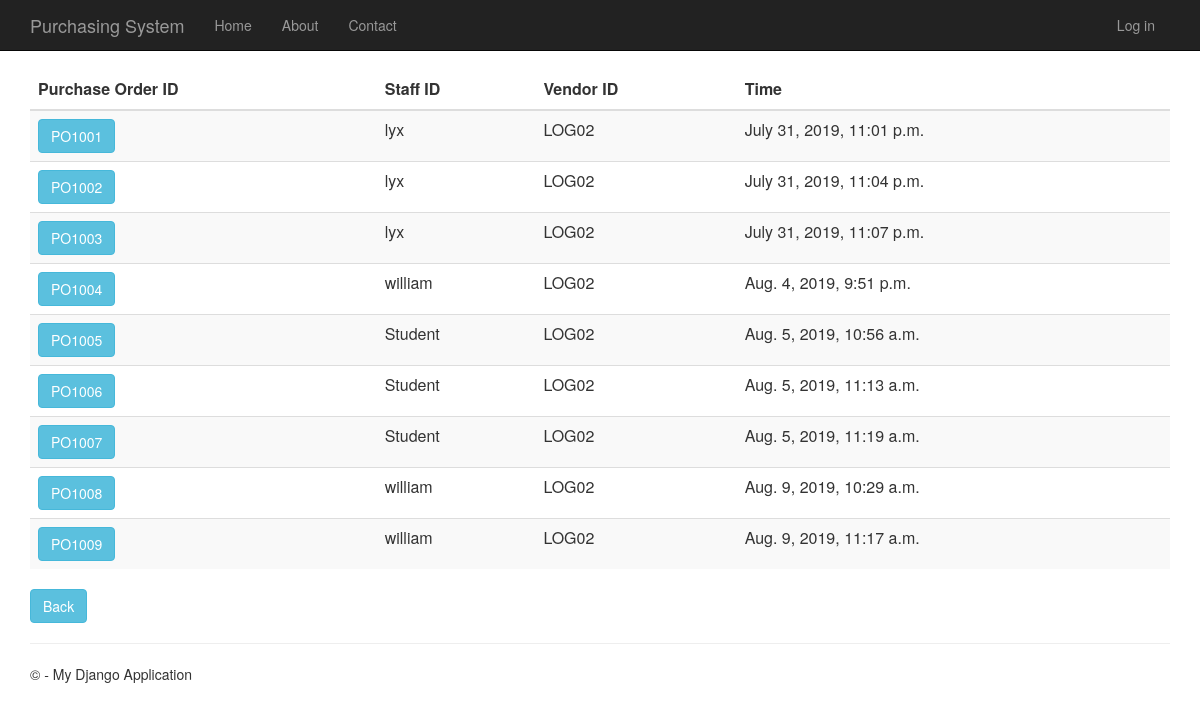
Screenshot of /purchaseorderhistory with the database file from the repository.
### PurchaseOrder/models.py (models this page shows, shortened)
class PurchaseOrder(models.Model):
    purchase_order_id = models.CharField(primary_key=True, max_length=10)
    shipping_instructions = models.TextField()
    time_created = models.DateTimeField()
    description = models.TextField(null=True,default=None, blank=True)
    total_price = models.DecimalField(max_digits=10, decimal_places=2, default=Decimal('0.00'))
    person_id = models.ForeignKey(Person)
    vendor_id = models.ForeignKey(Vendor)
    quotation_id = models.OneToOneField(Quotation)

### app/models.py (models this page shows, shortened)
class Person(models.Model):
    user_id = models.OneToOneField(User)
    person_id = models.CharField(primary_key=True, max_length=10)
    person_name = models.TextField()
    person_address = models.TextField()
    person_phone_number = models.TextField()
    person_role = models.TextField(default = 'MANAGER')

class Vendor(models.Model):
    vendor_id = models.CharField(primary_key=True, max_length=10)
    vendor_name = models.TextField()
    vendor_phone_number = models.TextField()
    vendor_address = models.TextField()
    vendor_email = models.TextField()
    def __str__(self):
        return str(self.vendor_id)

### PurchaseOrder/views.py (the view)
# urls.py: url(r'^purchaseorderhistory', PurchaseOrder.views.purchaseorderhistory, name="purchase_order_history"),
def purchaseorderhistory(request):
    purchase_orders = PurchaseOrder.objects.all()
    context = {
            'title':'Purchase Order History',
            'rows':purchase_orders
        }
    return render(request,'PurchaseOrder/purchaseorderhistory.html',context)

### PurchaseOrder/templates/PurchaseOrder/purchaseorderhistory.html
{% extends "app/layout.html" %}
{% block content %}
<div class="purcahseorderhistory margintop" >
    <form action="purchaseorderhistorydetails" method="GET">
        <table class="table table-striped margintop">
          <thead>
            <tr>
              <th scope="col" class="fontlabel">Purchase Order ID</th>
              <th scope="col" class="fontlabel">Staff ID</th>
              <th scope="col" class="fontlabel">Vendor ID</th>
              <th scope="col" class="fontlabel">Time</th>
            </tr>
          </thead>
          <tbody>
              {% for r in rows %}
            <tr>
                 <td><button type="submit" name="po_id" value="{{r.purchase_order_id}}" class="btn btn-info" >{{r.purchase_order_id}}</button></td>
                 <td>{{r.person_id.person_id}}</td>
                 <td>{{r.vendor_id}}</td>
                 <td>{{r.time_created}}</td>
            </tr>
              {% endfor %}
          </tbody>
        </table>
    </form>
    <form action="menu">
        <div class="margintop">
            <button type="submit" class="btn btn-info" >Back</button>
        </div>
    </form>
</div>
{% endblock %}

### app/static/app/content/site.css (style rules this page uses)
body { padding-top: 50px; padding-bottom: 20px; }

### rows the page displays
PurchaseOrder: purchase_order_id "PO1001", person_id.person_id "lyx", vendor_id "LOG02", time_created "July 31, 2019, 11:01 p.m."
PurchaseOrder: purchase_order_id "PO1002", person_id.person_id "lyx", vendor_id "LOG02", time_created "July 31, 2019, 11:04 p.m."
PurchaseOrder: purchase_order_id "PO1003", person_id.person_id "lyx", vendor_id "LOG02", time_created "July 31, 2019, 11:07 p.m."
PurchaseOrder: purchase_order_id "PO1004", person_id.person_id "william", vendor_id "LOG02", time_created "Aug. 4, 2019, 9:51 p.m."
PurchaseOrder: purchase_order_id "PO1005", person_id.person_id "Student", vendor_id "LOG02", time_created "Aug. 5, 2019, 10:56 a.m."
PurchaseOrder: purchase_order_id "PO1006", person_id.person_id "Student", vendor_id "LOG02", time_created "Aug. 5, 2019, 11:13 a.m."
PurchaseOrder: purchase_order_id "PO1007", person_id.person_id "Student", vendor_id "LOG02", time_created "Aug. 5, 2019, 11:19 a.m."
PurchaseOrder: purchase_order_id "PO1008", person_id.person_id "william", vendor_id "LOG02", time_created "Aug. 9, 2019, 10:29 a.m."
PurchaseOrder: purchase_order_id "PO1009", person_id.person_id "william", vendor_id "LOG02", time_created "Aug. 9, 2019, 11:17 a.m."
